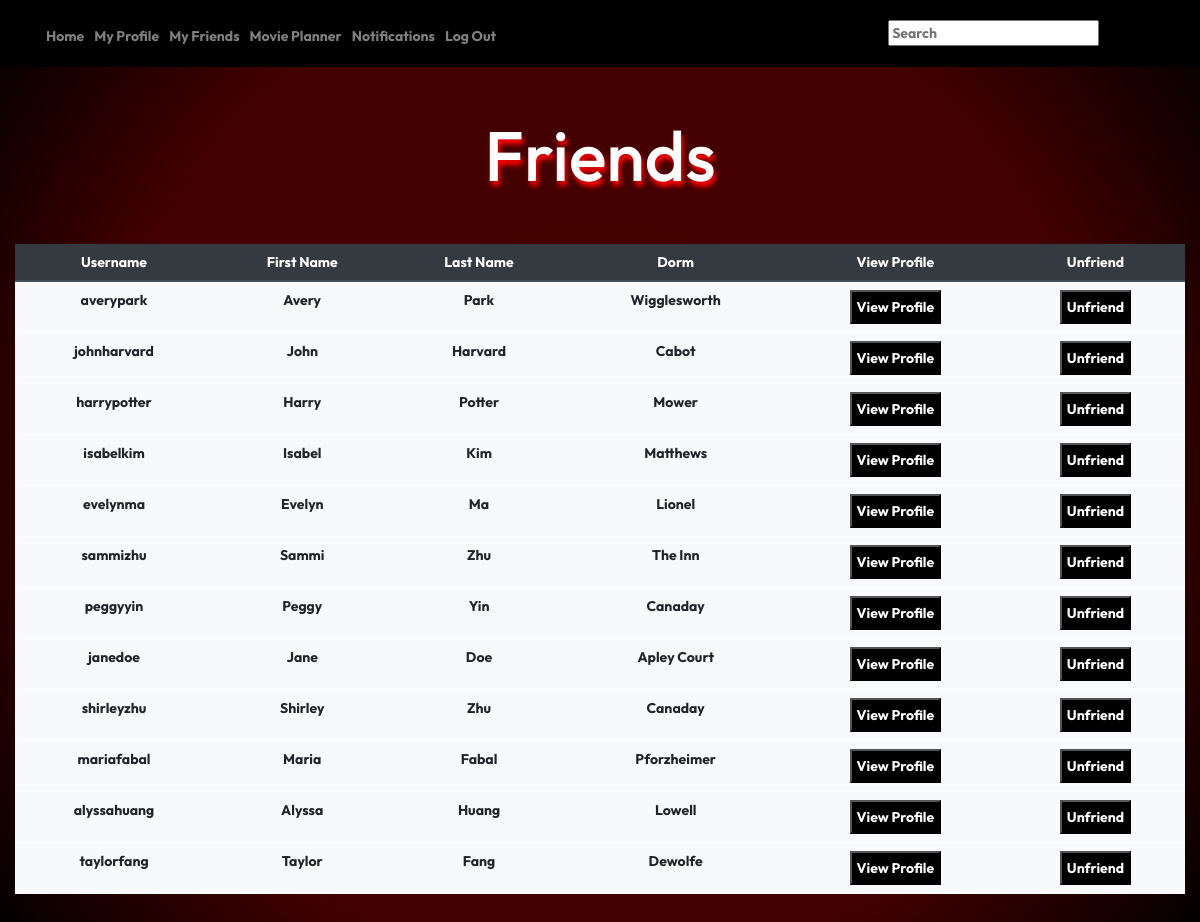
The page /friends (signed in) on the database its author committed.
### tables this page shows
CREATE TABLE users (id INTEGER NOT NULL, username TEXT NOT NULL, password TEXT NOT NULL, friends INTEGER NOT NULL, score INTEGER, PRIMARY KEY (id));

### app.py (the view)
@app.route("/friends")
@login_required
def friend():
    friend_one = db.execute("SELECT friend_two FROM friends WHERE friend_one = ?", session["user_id"])
    friend_two = db.execute("SELECT friend_one FROM friends WHERE friend_two = ?", session["user_id"])
    combined_dict = friend_one + friend_two
    friend_list = []
    for element in combined_dict:
       for key in element:
           friend_list.append(element[key])
    users = db.execute("SELECT DISTINCT(username), users.id, first_name, last_name, dorm FROM users JOIN profiles ON profiles.user_id = users.id AND users.id IN (?)", friend_list)
    return render_template("friends.html", users = users)

### helpers.py (called while the page is built)
def login_required(f):
    @wraps(f)
    def decorated_function(*args, **kwargs):
        if session.get("user_id") is None:
            return redirect("/login")
        return f(*args, **kwargs)
    return decorated_function

### templates/friends.html (shortened to what this page needs)
{% extends "layout.html" %}
{% block main %}
<h3 class = "subheader">Friends</h3>
<br> <br>
<table class="table table-hover table-light">
    <thead class="thead-dark" >
      <tr>
        <th class = "text-center" scope="col">Username</th>
        <th class = "text-center" scope="col">First Name</th>
        <th class = "text-center" scope="col">Last Name</th>
        <th class = "text-center" scope = "col">Dorm</th>
        <th class = "text-center" scope = "col">View Profile</th>
        <th class = "text-center" scope = "col">Unfriend</th>
      </tr>
    </thead>
    <tbody>
      {% for user in users %}
      <tr>
        <td>{{ user.username }}</td>
        <td>{{ user.first_name }}</td>
        <td>{{ user.last_name}} </td>
        <td>{{ user.dorm }} </td>
        <td><form action = "/view" method = "post">
          <button class= "button" type = "submit">View Profile</button>
      </form></td>
        <td>
          <form action = "/unfriend" method = "post">
            <button class= "button" type = "submit">Unfriend</button>
        </form>
           </td>
      </tr>
      {% endfor %}
    </tbody>
  </table>
{% endblock %}

### templates/layout.html (shortened to what this page needs)
<!DOCTYPE html>
<html lang="en">
    <head>
        <link href="https://cdn.jsdelivr.net/npm/bootstrap@5.1.3/dist/css/bootstrap.min.css" rel="stylesheet">
        <link rel="stylesheet" href="https://cdn.jsdelivr.net/npm/bootstrap@4.5.3/dist/css/bootstrap.min.css">
        <link rel="stylesheet" href="https://maxcdn.bootstrapcdn.com/bootstrap/3.4.1/css/bootstrap.min.css">
        <link href="/static/styles.css" rel="stylesheet">
    </head>
    <body class="page_setup text_setup">
        <nav class="bg-black navbar navbar-expand-md navbar-dark navbar-custom">
            <div class="container-fluid">
                <div class="collapse navbar-collapse" id="navbar">
                    {% if session["user_id"] %}
                        <ul class="navbar-nav me-auto mt-2">
                            <li class="nav-item"><a class="nav-link" href="/">Home</a></li>
                            <li class="nav-item"><a class="nav-link" href="/profile">My Profile</a></li>
                            <li class="nav-item"><a class="nav-link" href="/friends">My Friends</a></li>
                            <li class="nav-item"><a class="nav-link" href="/planner">Movie Planner</a></li>
                            <li class="nav-item"><a class="nav-link" href="/message">Notifications</a></li>
                        </ul>
                        <ul class="navbar-nav ms-auto mt-2">
                            <li class="nav-item"><a class="nav-link" href="/logout">Log Out</a></li>
                        </ul>
                        <div class="search-bar">
                            <form action ="/search" method = "post">
                                <input type = "text" class = "input" id = "search" name= "search" placeholder = "Search" >
                            </form>
                        </div>
                    {% else %}
                        <ul class="navbar-nav ms-auto mt-2">
                            <li class="nav-item"><a class="nav-link" href="/register">Register</a></li>
                            <li class="nav-item"><a class="nav-link" href="/login">Log In</a></li>
                        </ul>
                    {% endif %}
                </div>
            </div>
        </nav>
        <main class="container-fluid overflow-scroll py-5 text-center">
            {% block main %}{% endblock %}
        </main>
    </body>
</html>

### static/styles.css (style rules this page uses)
.page_setup { background: rgb(10,75,99); background: radial-gradient(circle, rgb(94, 0, 0, 1) 0%, rgb(75, 0, 0, 1) 18%, rgb(68, 0, 0, 1) 35%, rgb(68, 0, 0, 1) 65%, rgb(0, 0, 0, 1)100%); }
.text_setup { font-weight: bold; font-family: "Outfit"; color: white; }
.button { color: white; background-color: black; padding: 5px; }
.input { color: black; }
.subheader { margin-top: 0px; font-size: 70px; text-shadow: 2px 5px 5px red; }
.search-bar { float: right; margin-top: 10px; }

### rows shown on the page
users: username "averypark", first_name "Avery", last_name "Park", dorm "Wigglesworth"
users: username "johnharvard", first_name "John", last_name "Harvard", dorm "Cabot"
users: username "harrypotter", first_name "Harry", last_name "Potter", dorm "Mower"
users: username "isabelkim", first_name "Isabel", last_name "Kim", dorm "Matthews"
users: username "evelynma", first_name "Evelyn", last_name "Ma", dorm "Lionel"
users: username "sammizhu", first_name "Sammi", last_name "Zhu", dorm "The Inn"
users: username "peggyyin", first_name "Peggy", last_name "Yin", dorm "Canaday"
users: username "janedoe", first_name "Jane", last_name "Doe", dorm "Apley Court"
users: username "shirleyzhu", first_name "Shirley", last_name "Zhu", dorm "Canaday"
users: username "mariafabal", first_name "Maria", last_name "Fabal", dorm "Pforzheimer"
users: username "alyssahuang", first_name "Alyssa", last_name "Huang", dorm "Lowell"
users: username "taylorfang", first_name "Taylor", last_name "Fang", dorm "Dewolfe"
